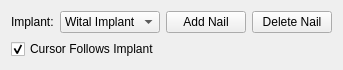
<?xml version="1.0" encoding="UTF-8"?>
<ui version="4.0">
 <class>Q::vtk::InteractorStyleDentalPlanning</class>
 <widget class="QWidget" name="Q::vtk::InteractorStyleDentalPlanning">
  <property name="geometry">
   <rect>
    <x>0</x>
    <y>0</y>
    <width>334</width>
    <height>66</height>
   </rect>
  </property>
  <property name="windowTitle">
   <string>SCBInteractorStyleDentalPlanning</string>
  </property>
  <layout class="QVBoxLayout" name="verticalLayout">
   <item>
    <layout class="QHBoxLayout" name="horizontalLayout">
     <item>
      <widget class="QLabel" name="label_3">
       <property name="sizePolicy">
        <sizepolicy hsizetype="Fixed" vsizetype="Preferred">
         <horstretch>0</horstretch>
         <verstretch>0</verstretch>
        </sizepolicy>
       </property>
       <property name="styleSheet">
        <string notr="true"/>
       </property>
       <property name="text">
        <string>Implant:</string>
       </property>
      </widget>
     </item>
     <item>
      <widget class="QComboBox" name="implantComboBox">
       <property name="sizePolicy">
        <sizepolicy hsizetype="Expanding" vsizetype="Fixed">
         <horstretch>0</horstretch>
         <verstretch>0</verstretch>
        </sizepolicy>
       </property>
       <property name="minimumSize">
        <size>
         <width>100</width>
         <height>0</height>
        </size>
       </property>
       <property name="maximumSize">
        <size>
         <width>160</width>
         <height>16777215</height>
        </size>
       </property>
       <property name="styleSheet">
        <string notr="true"/>
       </property>
       <item>
        <property name="text">
         <string>Wital Implant</string>
        </property>
       </item>
      </widget>
     </item>
     <item>
      <spacer name="horizontalSpacer_2">
       <property name="orientation">
        <enum>Qt::Horizontal</enum>
       </property>
       <property name="sizeHint" stdset="0">
        <size>
         <width>40</width>
         <height>20</height>
        </size>
       </property>
      </spacer>
     </item>
     <item>
      <widget class="QPushButton" name="pushButtonAddNail">
       <property name="text">
        <string>Add Nail</string>
       </property>
      </widget>
     </item>
     <item>
      <widget class="QPushButton" name="pushButtonDeleteNail">
       <property name="text">
        <string>Delete Nail</string>
       </property>
      </widget>
     </item>
    </layout>
   </item>
   <item>
    <widget class="QCheckBox" name="checkBoxCursorFollowsImplant">
     <property name="text">
      <string>Cursor Follows Implant</string>
     </property>
     <property name="checked">
      <bool>true</bool>
     </property>
    </widget>
   </item>
  </layout>
 </widget>
 <resources/>
 <connections/>
</ui>
